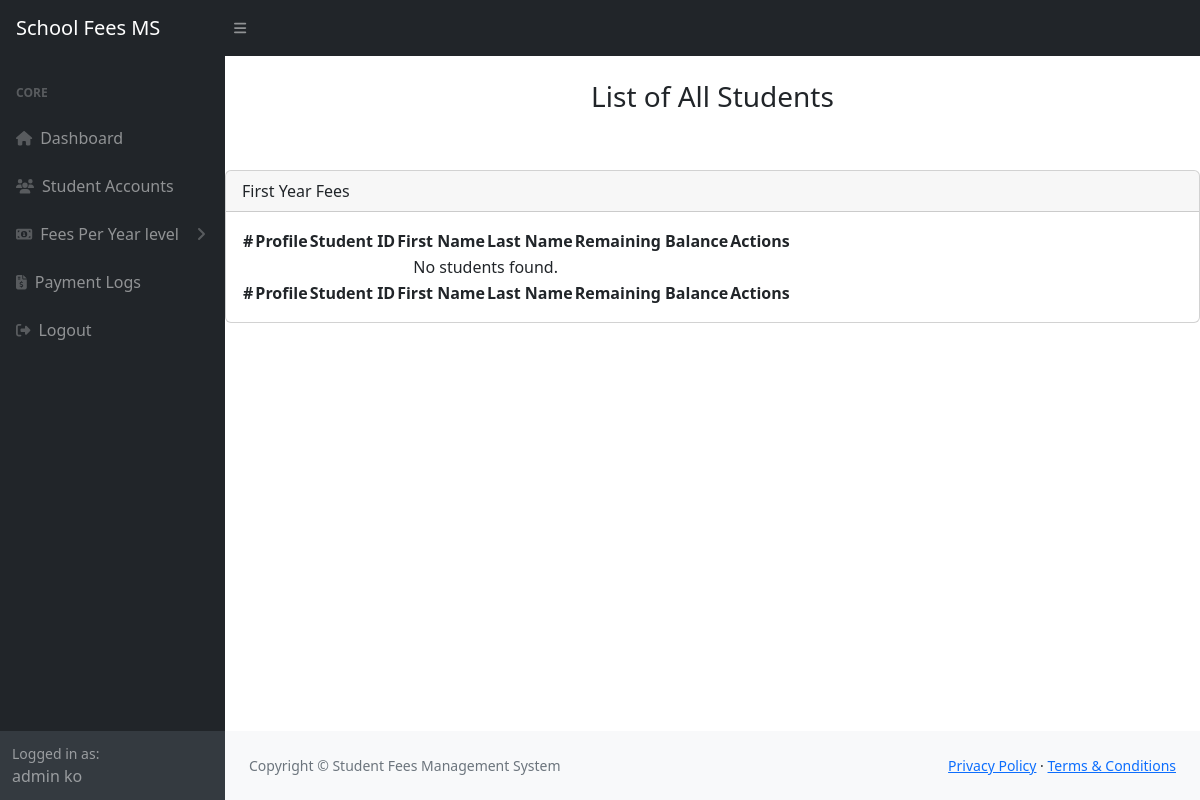
The page /admin/first-yr.php on the database as committed earlier.
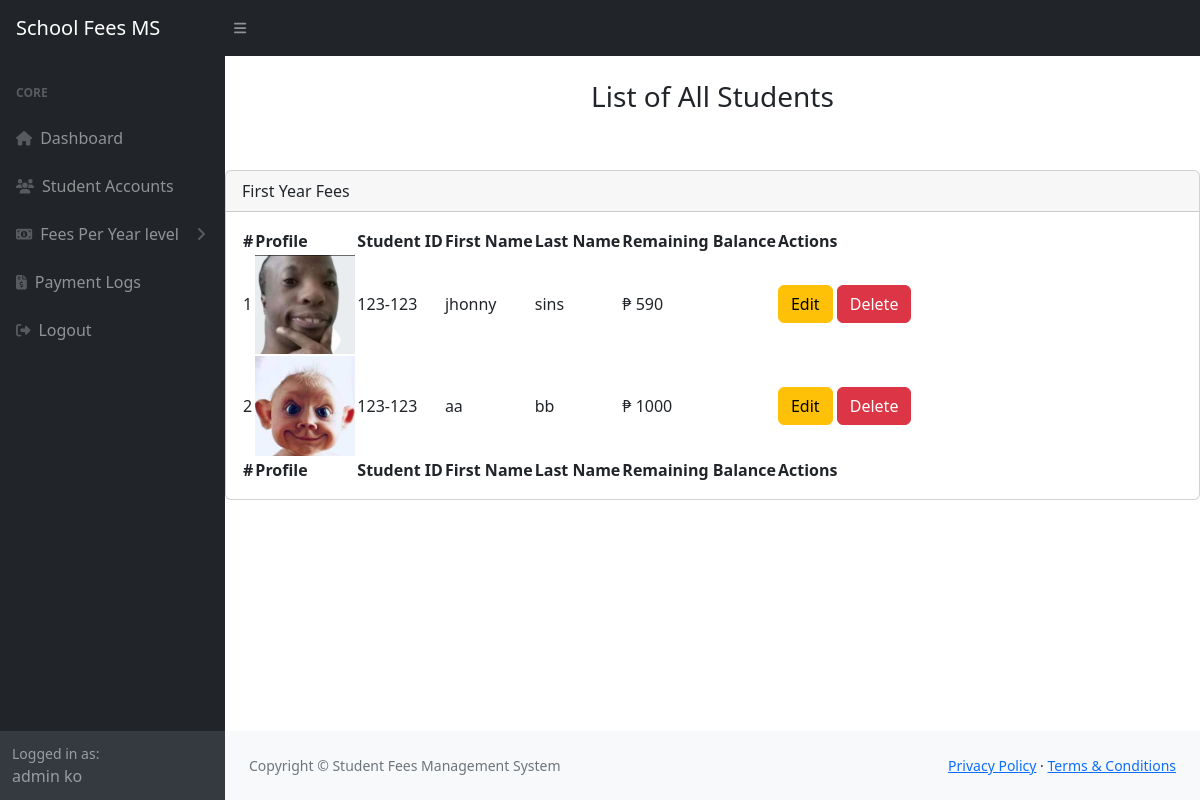
The same page on the database as committed later.
### tables this page shows
CREATE TABLE `accounts` (
  `id` int(11) NOT NULL,
  `profile_pic` varchar(200) NOT NULL,
  `first_name` varchar(80) NOT NULL,
  `last_name` varchar(80) NOT NULL,
  `email` varchar(100) NOT NULL,
  `password` varchar(100) NOT NULL,
  `school_id` varchar(100) NOT NULL,
  `year_level` varchar(100) NOT NULL,
  `bill_balance` int(20) NOT NULL,
  `user_type` varchar(30) NOT NULL,
  `date_registered` datetime NOT NULL DEFAULT current_timestamp()
);

### admin/first-yr.php (the view, shortened to what this page needs)
<?php include("adminHeader.php"); ?>
<main>
    <div class="d-flex justify-content-center mt-4">
        <h3>List of All Students</h3>
    </div>
    <div class="card mt-5">
        <div class="card-header">
            First Year Fees
        </div>
        <div class="card-body">
            <table id="datatablesSimple">
                <thead>
                    <tr>
                        <th>#</th>
                        <th>Profile</th>
                        <th>Student ID</th>
                        <th>First Name</th>
                        <th>Last Name</th>
                        <th>Remaining Balance</th>
                        <th>Actions</th>
                    </tr>
                </thead>
                <tfoot>
                    <tr>
                        <th>#</th>
                        <th>Profile</th>
                        <th>Student ID</th>
                        <th>First Name</th>
                        <th>Last Name</th>
                        <th>Remaining Balance</th>
                        <th>Actions</th>
                    </tr>
                </tfoot>
                <tbody>
                    <?php
                    $sql = "SELECT * FROM accounts WHERE year_level = '1st' ORDER BY id DESC";
                    $result = $connection->query($sql);
                    if ($result->num_rows > 0) {
                        $count = 1;
                        while ($row = $result->fetch_assoc()) {
                            echo "<tr>
                                        <td>{$count}</td>
                                        <td><img src='../image/" . $row['profile_pic'] . "' alt='User Image' class='user-image' style='width: 100px; height: auto;'></td>
                                        <td>{$row['school_id']}</td>
                                        <td>{$row['first_name']}</td>
                                        <td>{$row['last_name']}</td>
                                        <td>₱ {$row['bill_balance']}</td>
                                        <td>
                                            <button class='btn btn-warning' onclick='openEditModal({$row['id']}, \"{$row['school_id']}\", \"{$row['first_name']}\", \"{$row['last_name']}\", {$row['bill_balance']})'>Edit</button>
                                            <button class='btn btn-danger' onclick='confirmDelete(" . $row['id'] . ")'>Delete</button>
                                        </td>
                                    </tr>";
                            $count++;
                        }
                    } else {
                        echo "<tr><td colspan='6' class='text-center'>No students found.</td></tr>";
                    }
                    ?>
                </tbody>
            </table>
        </div>
    </div>
</main>
<?php include("../includes/footer.php"); ?>
<?php include("../includes/scripts.php"); ?>

### admin/adminHeader.php (shortened to what this page needs)
<?php
    include('../database/connection.php');
    $sql = "SELECT * FROM accounts WHERE user_type = 'admin'";
    $result = $connection->query($sql);
    if ($result->num_rows > 0) {
        $user = $result->fetch_assoc();
    } else {
        die('User not found.');
    }
?>
<!DOCTYPE html>
<html lang="en">
    <head>
        <link href="https://cdn.jsdelivr.net/npm/simple-datatables@7.1.2/dist/style.min.css" rel="stylesheet" />
        <link href="../css/styles.css" rel="stylesheet" />
    </head>
    <body class="sb-nav-fixed">
        <nav class="sb-topnav navbar navbar-expand navbar-dark bg-dark">
            <a class="navbar-brand ps-3" href="admin-dashboard.php">School Fees MS</a>
            <button class="btn btn-link btn-sm order-1 order-lg-0 me-4 me-lg-0" id="sidebarToggle" href="#!"><i class="fas fa-bars"></i></button>
        </nav>
        <div id="layoutSidenav">
            <div id="layoutSidenav_nav">
                <nav class="sb-sidenav accordion sb-sidenav-dark" id="sidenavAccordion">
                    <div class="sb-sidenav-menu">
                        <div class="nav">
                            <div class="sb-sidenav-menu-heading">Core</div>
                            <a class="nav-link" href="admin-dashboard.php">
                                <div class="sb-nav-link-icon"><i class="fas fa-home"></i></div>
                                Dashboard
                            </a>
                            <a class="nav-link" href="student-list.php">
                                <div class="sb-nav-link-icon"><i class="fas fa-users"></i></div>
                                Student Accounts
                            </a>
                            <a class="nav-link collapsed" href="#" data-bs-toggle="collapse" data-bs-target="#collapseLayouts" aria-expanded="false" aria-controls="collapseLayouts">
                                <div class="sb-nav-link-icon"><i class="fas fa-money-bill-alt"></i></div>
                                Fees Per Year level
                                <div class="sb-sidenav-collapse-arrow"><i class="fas fa-angle-down"></i></div>
                            </a>
                            <a class="nav-link" href="all-payments.php">
                                <div class="sb-nav-link-icon"><i class="fas fa-file-invoice-dollar"></i></div>
                                Payment Logs
                            </a>
                            <a class="nav-link" href="../logout.php">
                                <div class="sb-nav-link-icon"><i class="fas fa-sign-out-alt"></i></div>
                                Logout
                            </a>
                        </div>
                    </div>
                    <div class="sb-sidenav-footer">
                        <div class="small">Logged in as:</div>
                        <?php echo $user['first_name'] . ' ' . $user['last_name']; ?>
                    </div>
                </nav>
            </div>
            <div id="layoutSidenav_content">

### includes/footer.php
<footer class="py-4 bg-light mt-auto">
    <div class="container-fluid px-4">
        <div class="d-flex align-items-center justify-content-between small">
            <div class="text-muted">Copyright &copy; Student Fees Management System</div>
            <div>
                <a href="#">Privacy Policy</a>
                &middot;
                <a href="#">Terms &amp; Conditions</a>
            </div>
        </div>
    </div>
</footer>
</div>
</div>

### includes/scripts.php (shortened to what this page needs)
    </body>
</html>

Rows that differ between the two databases and show on the page:
added accounts: profile_pic (picture), school "123-123", first_name "jhonny", last_name "sins", bill_balance "590"
added accounts: profile_pic (picture), school "123-123", first_name "aa", last_name "bb", bill_balance "1000"
Other text that changed with them:
text no longer shown: "No students found."
